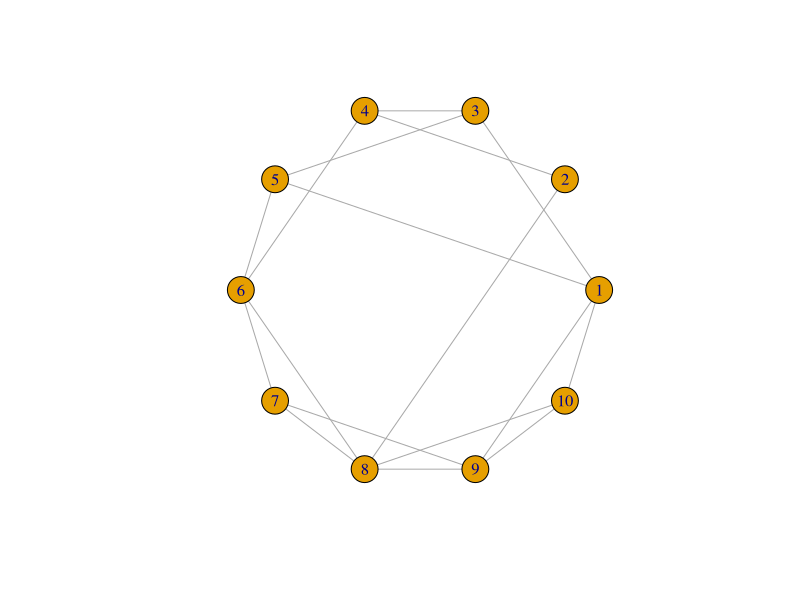

R code for this plot:
library(igraph)

# Rewiring a Lattice
#
# Creates and rewires a lattice given the following parameters:
#   n (number of nodes in the initial lattice)
#   k (distance of farthest neighbor each node will be connected to in the initial lattice)
#   p (rewiring probability)
#
# p = 0 corresponds to the regular, initial lattice (high clustering, lacks small world property)
# p = 1 corresponds to a random network (low clustering, displays small world property)
#
# The point of interest here is to rewire the lattice to have low average path length (small world)
# as well as high clustering.
rewire_lattice <- function(n, k, p) {
  if (n < 0) {
    stop("Graph cannot have a negative number of nodes.")
  }
  
  if (k < 0) {
    stop("Neighbors cannot have negative distance.")
  }
  
  if (p < 0 || p > 1) {
    stop("Probability value must be between 0 and 1.")
  }
  
  l <- make_lattice(length = n, dim = 1, nei = k, circular = TRUE)
  e <- make_empty_graph(n, directed = FALSE)

  edges_visited <- make_empty_graph(n, directed=FALSE)
  
  for(i in 1:n) {
    n_edges <- incident(l, i)
    for(j in 1:length(n_edges)) {
      prob <- runif(1)
      
      v1 <- ends(l, n_edges[j])[1]
      v2 <- ends(l, n_edges[j])[2]
      
      # Only rewire if probability p is exceeded and if edge j has not already been visited.
      if (!are_adjacent(edges_visited, v1, v2)) {
        if (prob < p) {
          rewire <- sample(1:n, 1) # Choose random node to rewire to
          
          # No self-loops
          while (rewire == i) {
            rewire <- sample(1:n, 1)
          }
          
          e <- add_edges(e, c(i, rewire))
        } else {
          if (!are_adjacent(e, v1, v2)) {
            e <- add_edges(e, c(v1, v2)) 
          }
        } 
      }
      
      # Track which edges of the initial lattices have already been visited
      if (!are_adjacent(edges_visited, v1, v2)) {
        edges_visited <- add_edges(edges_visited, c(v1, v2)) 
      }
    }
  }
  
  # No multiple-edges (may cause the number of total edges in the graph to decrease)
  e <- simplify(e)

  return(e)
}

rewired <- rewire_lattice(10, 2, 0.5)
gsize(rewired)
plot(rewired, layout=layout_in_circle(rewired))
